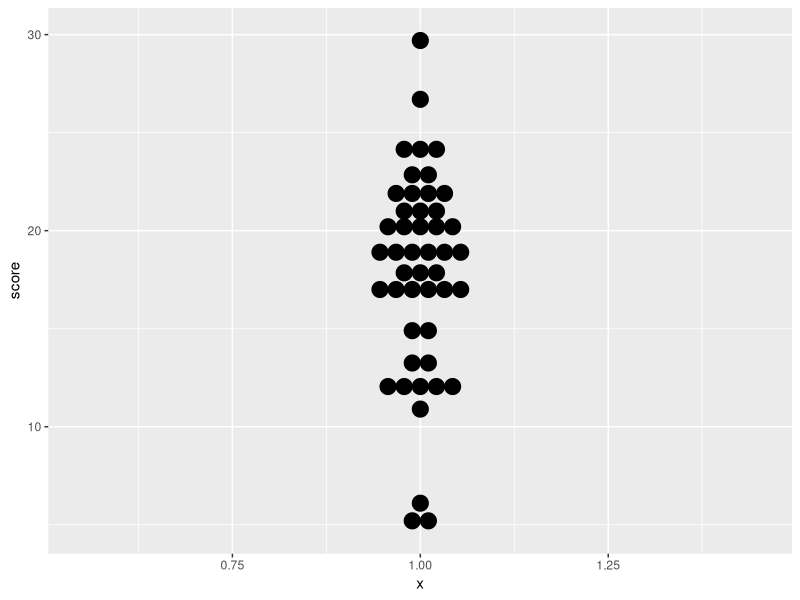
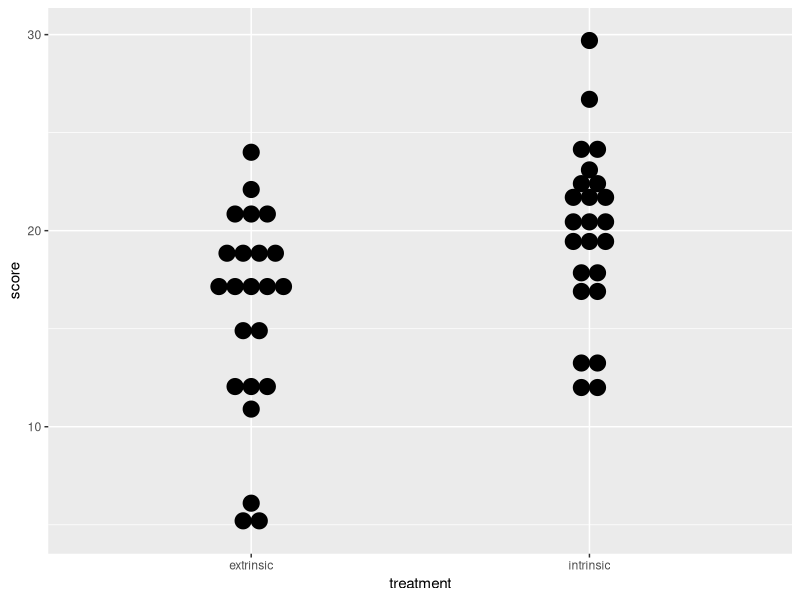
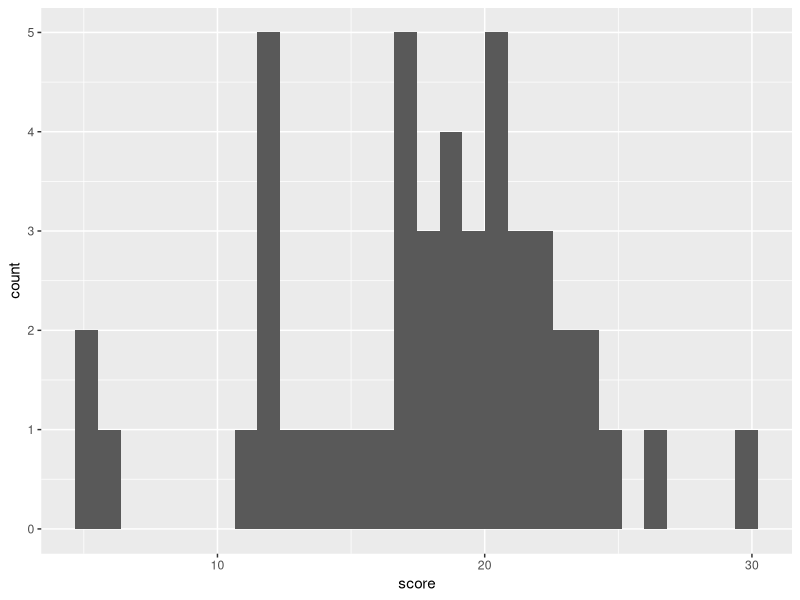
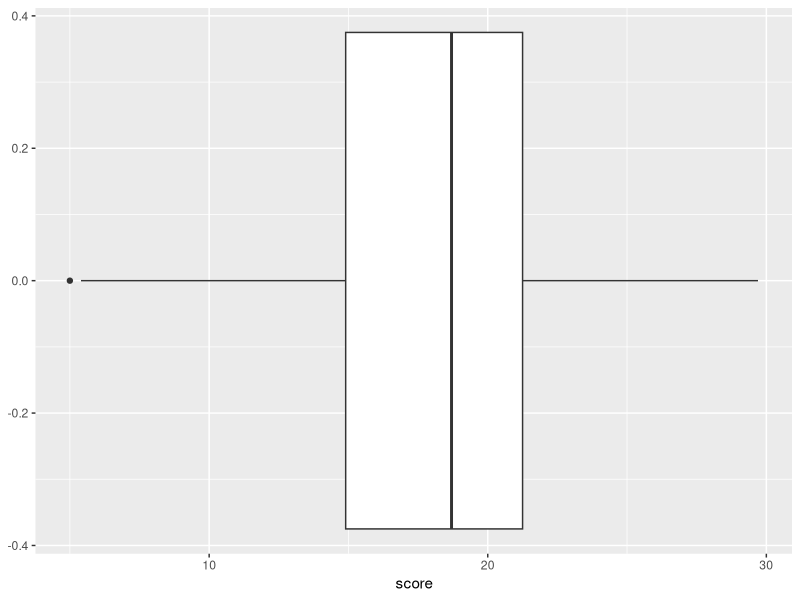
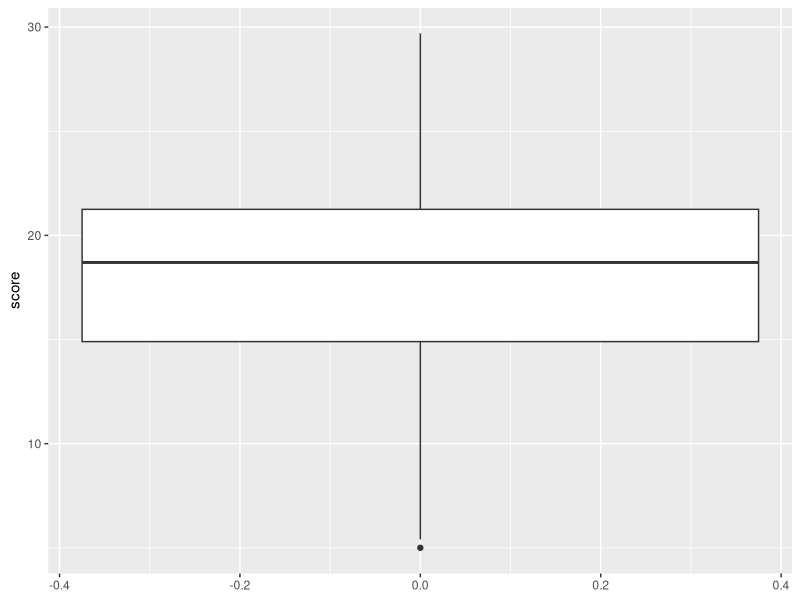
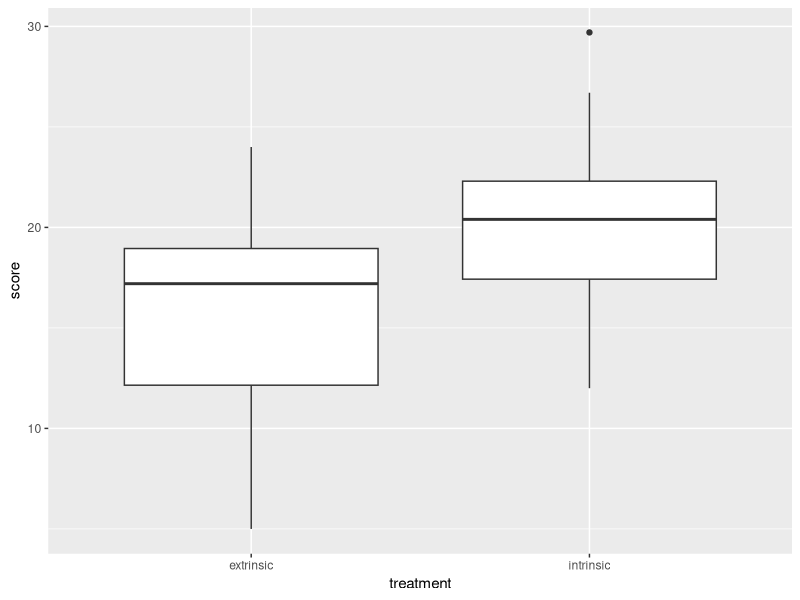
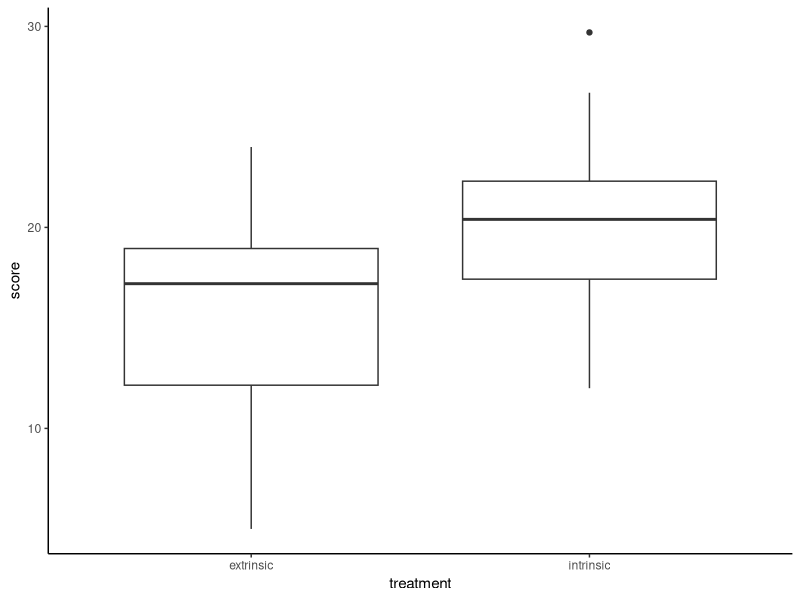
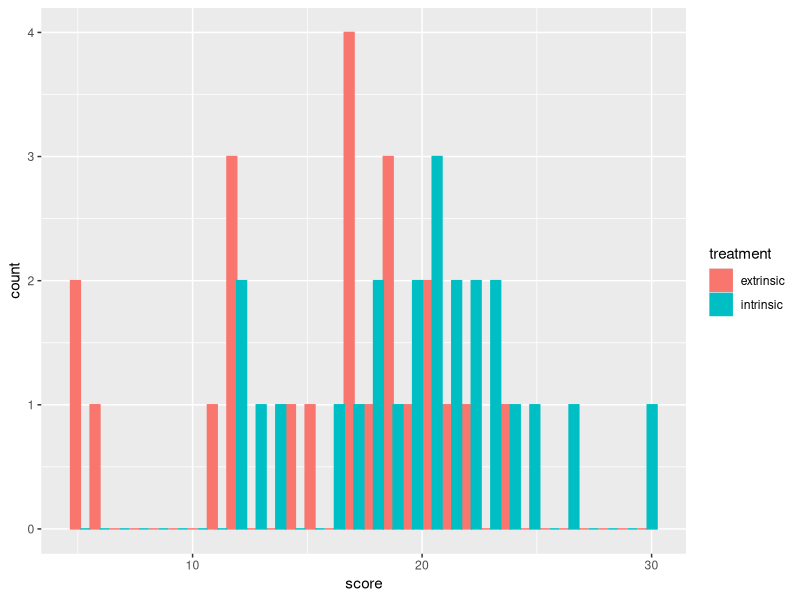

Reproduce these figures in R, in order.
# creativityV2.r: numerical and graphical summaries of data

# version 2 using tidyverse and ggplot2 commands

# install.packages('dplyr')    # only needs to be done once
# install.packages('ggplot2')  # only needs to be done once.

library(dplyr)      # data manipulation library
library(ggplot2)    # GGplot graphics library

getwd() #get a reminder of the path to the folder you are using to run this code
setwd('XXXX') 
# NOTE: you will change XXX the folder name according to your path

creativity <- read.csv('creativity.csv')
names(creativity)

head(creativity)
View(creativity)

summary(creativity$score)


creativity %>%
  head()

creativity %>%
  select(score)  %>%
  head()

creativity %>%
  select(score)  %>%
  summary()
  
creativity %>%
  select(score) %>%
  mean()

creativity %>%
  summarize(
    meanScore = mean(score) 
    )

creativity %>%
  summarize(
    meanScore = mean(score),
    medianScore = median(score) 
    )
  
creativity %>%
  group_by(treatment) %>%
   summarize(
    meanScore = mean(score),
    medianScore = median(score) 
    )

# dotplot of one group of data
ggplot(
    creativity,
    aes(y = score, x=1) ) +
  geom_dotplot( binaxis='y', stackdir='center') 

# side-by-side dotplots of two (or more) groups
ggplot(
    creativity,
    aes(y = score, x = treatment) ) +
  geom_dotplot( binaxis='y', stackdir='center') 

# separating the setup from the plot
creativity.setup1 <- ggplot(
  creativity,
  aes(x = score) )

creativity.setup1 + geom_histogram()
creativity.setup1 + geom_boxplot()
creativity.setup1 + coord_flip() + geom_boxplot()

# plots for multiple groups
creativity.setup2 <- ggplot(
  creativity,
  aes(x = treatment, y = score) )

creativity.setup2 + geom_boxplot()
creativity.setup2 + theme_classic() + geom_boxplot()


# adding color to separate groups
creativity.setup3 <- ggplot(
  creativity,
  aes(x = score, fill=treatment, color=treatment) )

creativity.setup3 + geom_histogram(position='dodge')

creativity.setup3 + scale_color_grey() + scale_fill_grey() + 
  geom_histogram(position='dodge')


# saving a plot to import to word

ggsave('histogram.emf')
ggsave('histogram.emf', height=5, width=6)

getwd()#another reminder where you will find the saved images
